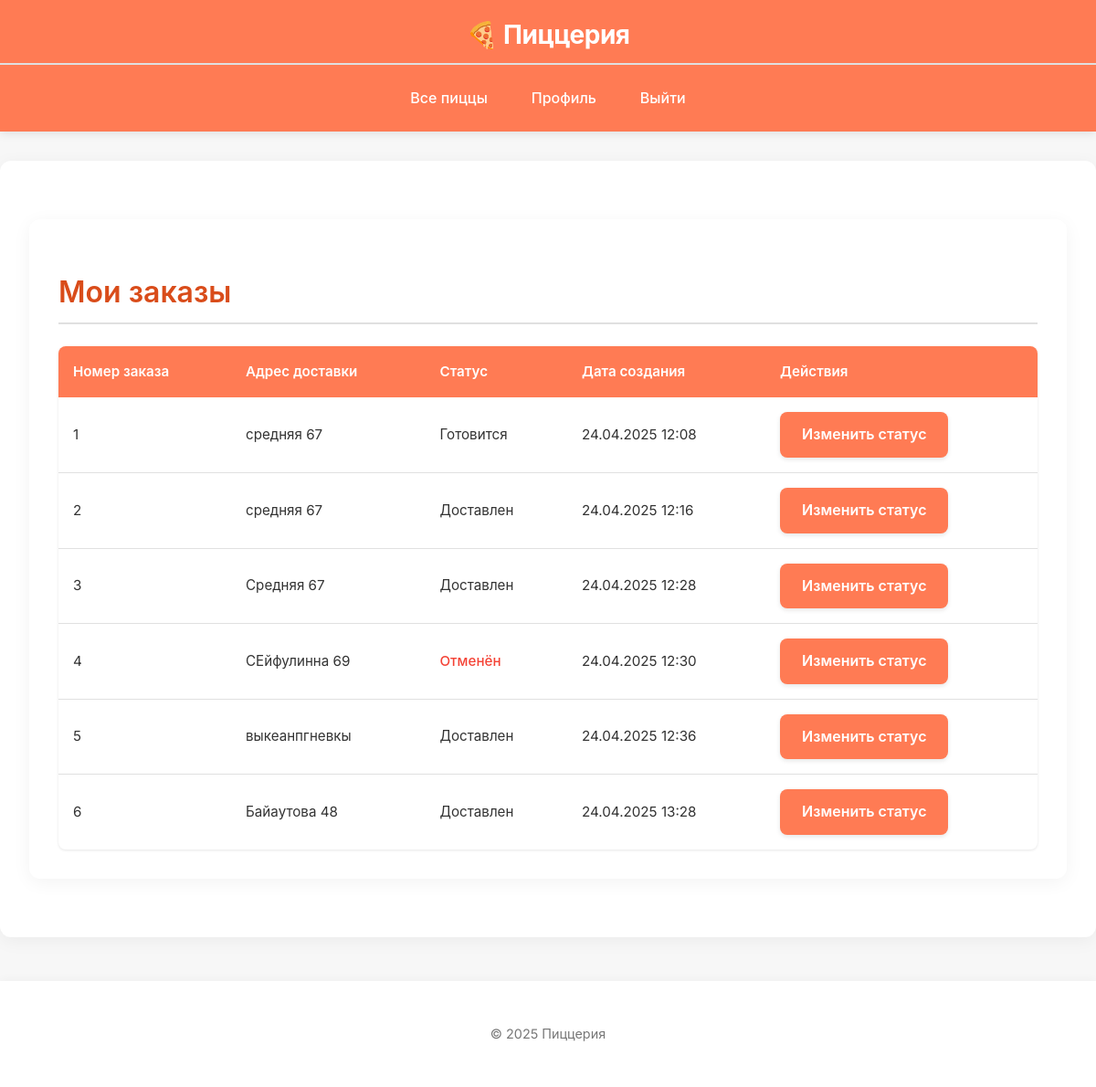
/orders/list/ (signed in), run on the app's committed database.
### orders/models.py (models this page shows, shortened)
class Order(models.Model):
    STATUS_CHOICES = [
        ('pending', 'Ожидает обработки'),
        ('in_progress', 'Готовится'),
        ('delivered', 'Доставлен'),
        ('cancelled', 'Отменён'),
    ]
    user = models.ForeignKey(settings.AUTH_USER_MODEL, on_delete=models.CASCADE, related_name='orders')
    status = models.CharField(max_length=20, choices=STATUS_CHOICES, default='pending')
    address = models.TextField(verbose_name='Адрес доставки')
    created_at = models.DateTimeField(auto_now_add=True)
    total_price = models.DecimalField(max_digits=8, decimal_places=2, default=0.0)

### orders/views.py (the view)
# urls.py: path('list/', views.order_list, name='order_list'),
@login_required
def order_list(request):
    if request.user.is_admin() or request.user.is_manager():
        orders = Order.objects.all()
    else:
        orders = Order.objects.filter(user=request.user)
    return render(request, 'orders/order_list.html', {'orders': orders})

### users/models.py (called while the page is built)
    def is_admin(self):
        return self.role == self.Role.ADMIN

### orders/templates/orders/order_list.html
{% extends 'base.html' %}
{% block content %}
<div class="container animate-fade">
    <h1>Мои заказы</h1>
    <div class="table-responsive">
        <table class="order-table">
            <thead>
                <tr>
                    <th>Номер заказа</th>
                    <th>Адрес доставки</th>
                    <th>Статус</th>
                    <th>Дата создания</th>
                    {% if user.is_admin or user.is_manager %}
                    <th>Действия</th>
                    {% endif %}
                </tr>
            </thead>
            <tbody>
                {% for order in orders %}
                <tr>
                    <td>{{ order.pk }}</td>
                    <td>{{ order.address }}</td>
                    <td class="status-{{ order.status|lower }}">{{ order.get_status_display }}</td>
                    <td>{{ order.created_at|date:"d.m.Y H:i" }}</td>
                    {% if user.is_admin or user.is_manager %}
                    <td>
                        <a href="{% url 'change_order_status' order.id %}" class="btn btn-sm btn-primary">Изменить статус</a>
                    </td>
                    {% endif %}
                </tr>
                {% empty %}
                <tr>
                    <td colspan="{% if user.is_admin or user.is_manager %}5{% else %}4{% endif %}" class="text-center py-3">Нет заказов</td>
                </tr>
                {% endfor %}
            </tbody>
        </table>
    </div>
</div>
{% endblock %}

### static/css/styles.css (style rules this page uses)
:root { --primary-color: #FF7B54; --primary-light: #FFB26B; --primary-dark: #D94C1A; --secondary-color: #939B62; --background: #F7F7F7; --card-bg: #FFFFFF; --text-color: #333333; --text-light: #777777; --border-color: #E0E0E0; --success-color: #4CAF50; --warning-color: #FF9800; --error-color: #F44336; }
body { font-family: 'Inter', -apple-system, BlinkMacSystemFont, 'Segoe UI', Roboto, Oxygen, Ubuntu, Cantarell, sans-serif; background-color: var(--background); color: var(--text-color); margin: 0; padding: 0; line-height: 1.6; }
.container { max-width: 1200px; margin: 2rem auto; padding: 2rem; background-color: var(--card-bg); border-radius: 12px; box-shadow: 0 4px 20px rgba(0, 0, 0, 0.05); }
h1, h2, h3 { color: var(--primary-dark); margin-bottom: 1.5rem; font-weight: 600; }
h1 { font-size: 2rem; border-bottom: 2px solid var(--border-color); padding-bottom: 0.5rem; }
a { color: var(--primary-color); text-decoration: none; transition: color 0.2s ease; }
button, .btn { padding: 0.75rem 1.5rem; font-size: 1rem; border: none; border-radius: 8px; cursor: pointer; font-weight: 600; transition: all 0.3s ease; display: inline-flex; align-items: center; justify-content: center; gap: 0.5rem; box-shadow: 0 2px 5px rgba(0, 0, 0, 0.1); }
button.btn-primary, .btn-primary { background-color: var(--primary-color); color: white; }
.table-responsive { overflow-x: auto; border-radius: 8px; box-shadow: 0 1px 3px rgba(0, 0, 0, 0.1); }
.order-table { width: 100%; border-collapse: collapse; font-size: 0.95rem; }
.order-table thead { background-color: var(--primary-color); color: white; }
.order-table th { padding: 1rem; text-align: left; font-weight: 600; }
.order-table tbody tr { border-bottom: 1px solid var(--border-color); transition: background-color 0.2s ease; }
.order-table tbody tr:last-child { border-bottom: none; }
.order-table td { padding: 1rem; vertical-align: middle; }
.order-table .status-cancelled { color: var(--error-color); font-weight: 500; }
.animate-fade { animation: fadeIn 0.5s ease forwards; }

### data on the page
Order: pk "1", address "средняя 67", status "Готовится", created_at "24.04.2025 12:08"
Order: pk "2", address "средняя 67", status "Доставлен", created_at "24.04.2025 12:16"
Order: pk "3", address "Средняя 67", status "Доставлен", created_at "24.04.2025 12:28"
Order: pk "4", address "СЕйфулинна 69", status "Отменён", created_at "24.04.2025 12:30"
Order: pk "5", address "выкеанпгневкы", status "Доставлен", created_at "24.04.2025 12:36"
Order: pk "6", address "Байаутова 48", status "Доставлен", created_at "24.04.2025 13:28"
